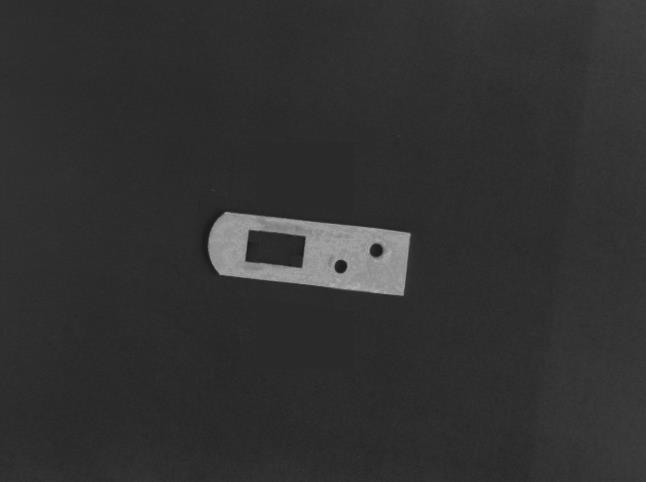
//> input picture 2020-11-13/1.jpg, 646 x 482 px
$ ./exp_3   (built with g++ and OpenCV 4)
//> lines starting //> are read from the running program, lines starting //| are printed output that depends on the picture; after the words box and inside, x2 and y2 are one past the last pixel; in counts of white or black regions, pixels touching at a corner belong together
#include<iostream>
#include<opencv2/opencv.hpp>
using namespace cv;
using namespace std;

int main()
{
	Mat srcMat = imread("1.jpg");
//> srcMat is the input picture: 482 rows x 646 cols, CV_8UC3; min 19, max 183, mean 49.5
	Mat srcgray = imread("1.jpg", 0);
//> srcgray: 482 rows x 646 cols, CV_8UC1; min 19, max 183, mean 49.5
	Mat canny;
	Mat dstMat;
	vector<Vec4i> lines;

	Canny(srcgray, canny, 100, 200, 3, false);
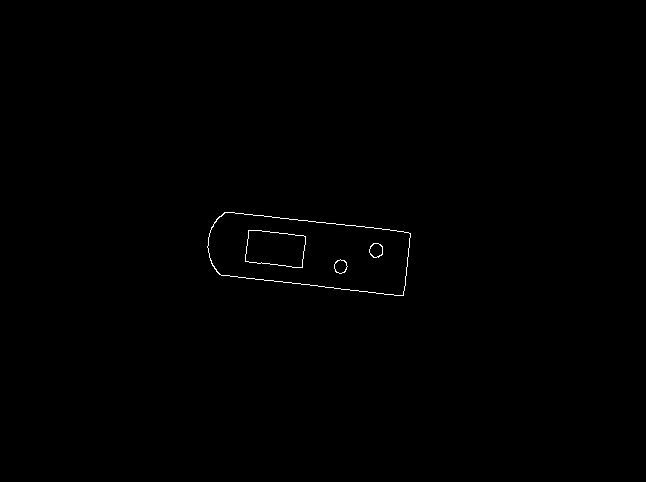
//> canny: 482 rows x 646 cols, CV_8UC1; 0.25% white in thin lines or dots, all inside (x1, y1, x2, y2) = (207, 212, 411, 296)
	HoughLinesP(canny, lines, 1, CV_PI / 180, 50, 10, 10);
//> lines = 5 lines (x1, y1, x2, y2): [224, 212, 403, 231], [219, 274, 396, 295], [253, 230, 305, 236], [245, 261, 302, 267], [403, 295, 410, 233]

	vector<Vec4i>::iterator it = lines.begin();
	for (; it != lines.end(); ++it)
	{
		Point pt1, pt2;
		pt1.x = (*it)[0];
		pt1.y = (*it)[1];
		pt2.x = (*it)[2];
		pt2.y = (*it)[3];
		line(srcMat, pt1, pt2, Scalar(0, 255, 255), 2, CV_AA);
	}
//> this loop made 5 passes
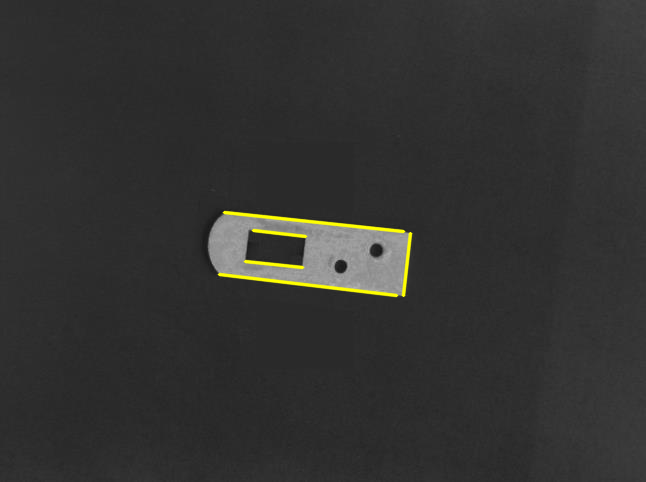
//> srcMat: 482 rows x 646 cols, CV_8UC3; 0.87% of pixels changed, all inside (x1, y1, x2, y2) = (217, 210, 413, 298)

	imshow("canny", canny);
	imshow("srcMat_line", srcMat);
	waitKey(0);
}
